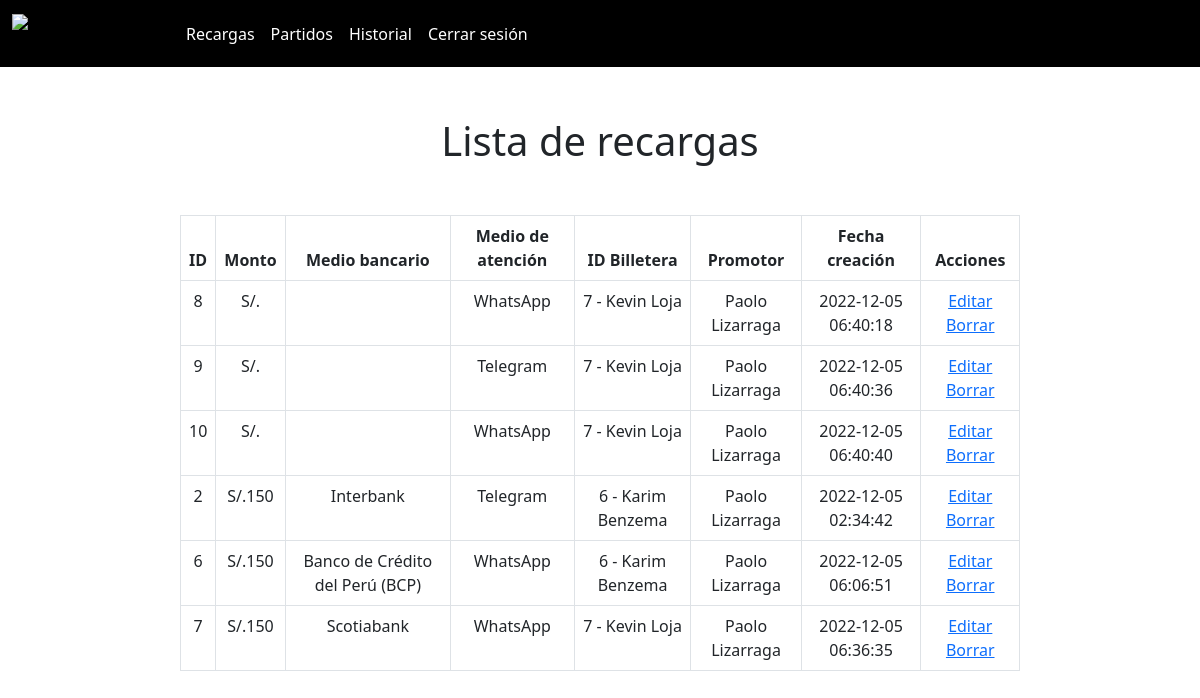
Page /list_recargas.php (signed in) on the committed database.
### tables this page shows
CREATE TABLE `recarga` (
  `idrecarga` int(11) NOT NULL,
  `monto` decimal(4,0) DEFAULT NULL,
  `mediobancario` varchar(255) DEFAULT NULL,
  `medioatencion` varchar(255) NOT NULL,
  `idbilletera` int(11) NOT NULL,
  `idpromotor` int(11) NOT NULL,
  `estado` int(1) NOT NULL DEFAULT 1 COMMENT '1=SOLICITADO,2=ATENDIDO,3=CANCELADO',
  `created_at` timestamp NOT NULL DEFAULT current_timestamp()
);

CREATE TABLE `usuario` (
  `idusuario` int(11) NOT NULL,
  `nombre` varchar(100) NOT NULL,
  `apellido_p` varchar(50) NOT NULL,
  `apellido_m` varchar(50) NOT NULL,
  `password` varchar(255) NOT NULL,
  `correo` varchar(255) NOT NULL,
  `telefono` varchar(11) NOT NULL,
  `idusuariotipo` int(10) NOT NULL,
  `idbilletera` int(10) DEFAULT NULL
);

### list_recargas.php (the view, shortened to what this page needs)
<?php include("database/bd_connection.php")?>
<?php include("includes/header.php")?>
<?php
$correo = $_SESSION['correo'];
$password = $_SESSION['password'];
$query = "SELECT * FROM usuario WHERE correo='$correo' AND password='$password'";
$result_usuario = mysqli_query($conn, $query);
$userinfo = mysqli_fetch_array($result_usuario);
$idusuario = $userinfo['idusuario'];
$idusuariotipo = $userinfo['idusuariotipo'];
?>
<h1 style="text-align:center; margin-top:50px">Lista de recargas</h1>
<div class="col-md-8" style="width:70%; text-align:center; margin: 0 auto; margin-top:50px">
    <table class="table table-bordered">
        <thead>
            <tr>
                <th>ID</th>
                <th>Monto</th>
                <th>Medio bancario</th>
                <th>Medio de atención</th>
                <th>ID Billetera</th>
                <th>Promotor</th>
                <th>Fecha creación</th>
                <th>Acciones</th>
            </tr>
        </thead>
        <tbody>
            <?php
            if($idusuariotipo==1)
            {
                $select_recarga = "SELECT * FROM recarga WHERE estado<>3";
                $result_recarga = mysqli_query($conn, $select_recarga);
                $recargainfo = mysqli_fetch_array($result_recarga);
                $idrecarga = $recargainfo['idrecarga'];
            }
            elseif($idusuariotipo==2)
            {
                $select_recarga = "SELECT * FROM recarga WHERE idpromotor='$idusuario' AND estado<>3 ORDER BY estado";
                $result_recarga = mysqli_query($conn, $select_recarga);
                $recargainfo = mysqli_fetch_array($result_recarga);
            }
            while($row = mysqli_fetch_array($result_recarga)) { ?>
                <tr>
                    <td><?php echo $row['idrecarga']?></td>
                    <td>S/.<?php echo $row['monto']?></td>
                    <td><?php echo $row['mediobancario']?></td>
                    <td><?php echo $row['medioatencion']?></td>
                    <?php $idbilletera=$row['idbilletera']?>
                    <?php $query_usuariobilletera = "SELECT nombre, apellido_p FROM usuario WHERE idbilletera='$idbilletera'";
                    $result_usuariobilletera = mysqli_query($conn, $query_usuariobilletera);
                    $usuariobilleterainfo = mysqli_fetch_array($result_usuariobilletera);
                    $nombreusuariobilletera = $usuariobilleterainfo['nombre'];
                    $apellidousuariobilletera = $usuariobilleterainfo['apellido_p'];
                    ?>
                    <td>
                        <?php echo $idbilletera.' - '.$nombreusuariobilletera.' '.$apellidousuariobilletera?>
                    </td>
                    <?php $idusuariopromotor=$row['idpromotor']?>
                    <?php $query_usuariopromotor = "SELECT nombre, apellido_p FROM usuario WHERE idusuario='$idusuariopromotor'";
                    $result_usuariopromotor = mysqli_query($conn, $query_usuariopromotor);
                    $usuariopromotorinfo = mysqli_fetch_array($result_usuariopromotor);
                    $nombreusuariopromotor = $usuariopromotorinfo['nombre'];
                    $apellidousuariopromotor = $usuariopromotorinfo['apellido_p'];
                    ?>
                    <td>
                        <?php echo $nombreusuariopromotor.' '.$apellidousuariopromotor?>
                    </td>
                    <td><?php echo $row['created_at']?></td>
                    <td>
                        <?php if($recargainfo['estado'] <> 3) : ?>
                        <a href="controller/edit_recarga.php?id=<?php echo $row['idrecarga']?>">
                            Editar
                        </a>
                        <a href="controller/delete_recarga.php?id=<?php echo $row['idrecarga']?>">
                            Borrar
                        </a>
                        <?php endif; ?>
                    </td>
                </tr>
            <?php } ?>
        </tbody>
    </table>
</div>
<?php include("includes/footer.php")?>

### rows in the picture
recarga: idrecarga "8", medioatencion "WhatsApp", idbilletera "7", usuario.nombre "Kevin", usuario.apellido_p "Loja", idpromotor.nombre "Paolo", idpromotor.apellido_p "Lizarraga", created_at "2022-12-05 06:40:18"
recarga: idrecarga "9", medioatencion "Telegram", idbilletera "7", usuario.nombre "Kevin", usuario.apellido_p "Loja", idpromotor.nombre "Paolo", idpromotor.apellido_p "Lizarraga", created_at "2022-12-05 06:40:36"
recarga: idrecarga "10", medioatencion "WhatsApp", idbilletera "7", usuario.nombre "Kevin", usuario.apellido_p "Loja", idpromotor.nombre "Paolo", idpromotor.apellido_p "Lizarraga", created_at "2022-12-05 06:40:40"
recarga: idrecarga "2", monto "150", mediobancario "Interbank", medioatencion "Telegram", idbilletera "6", usuario.nombre "Karim", usuario.apellido_p "Benzema", idpromotor.nombre "Paolo", idpromotor.apellido_p "Lizarraga", created_at "2022-12-05 02:34:42"
recarga: idrecarga "6", monto "150", mediobancario "Banco de Crédito del Perú (BCP)", medioatencion "WhatsApp", idbilletera "6", usuario.nombre "Karim", usuario.apellido_p "Benzema", idpromotor.nombre "Paolo", idpromotor.apellido_p "Lizarraga", created_at "2022-12-05 06:06:51"
recarga: idrecarga "7", monto "150", mediobancario "Scotiabank", medioatencion "WhatsApp", idbilletera "7", usuario.nombre "Kevin", usuario.apellido_p "Loja", idpromotor.nombre "Paolo", idpromotor.apellido_p "Lizarraga", created_at "2022-12-05 06:36:35"
